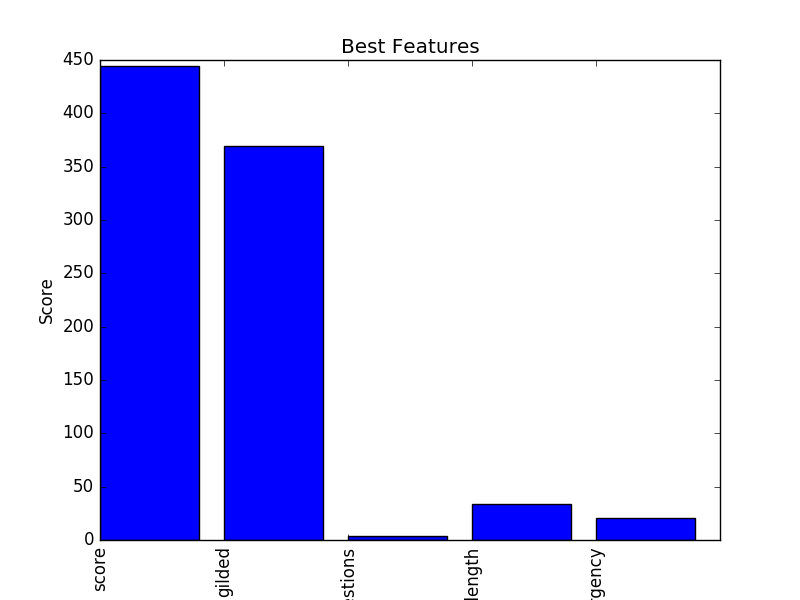

This figure's Python source:
import sqlite3
import pandas as pd
import numpy as np
import matplotlib.pyplot as plt
from sklearn.linear_model import LinearRegression
from sklearn.cross_validation import KFold
from sklearn.feature_selection import SelectKBest, f_classif

#####################################################################
# Author: Gus Chadney
# Date: 11/11/15
#
# Title: Predicting the number of sub-comments for a top-level
#        comment on Reddit
#
# Description: In this challenge a section of comment data from
#              Reddit was made available for analysis in an sqllite
# DB. I chose to construct my query in order to extract the number
# of sub-comments for each top-level comment in the set.  This was
# limited to a particular subreddit ("IAmA") in order to reduce the
# query time.
# Some features were engineered with the parent comment "body" field
# (text of comment) and combined with other features from the db:
#    'score' - reddit score ('up' clicks minus 'down' clicks)
#    'gilded' - reddit gilded indicator (gold)
#    'num_questions' - number of question marks in body (engineered)
#    'body_length' - body length (engineered)
#    'urgency' - number of capital letters (engineered)
# A standard linear regression algo was then applied to fit the data
# over 3 K-folds, and then the features were scored for their
# prediction accuracy
#
#####################################################################

# Initialise Variables
subreddit = "IAmA"

print 'Querying DB...\n'
con = sqlite3.connect('./input/database.sqlite')

sql = "select parent.score,\
           parent.gilded,\
           parent.body,\
           count(distinct child.name) as num_children\
       from May2015 parent, May2015 child\
       where parent.parent_id = parent.link_id\
       and parent.subreddit = \"" + subreddit + "\"\
       and parent.name = child.parent_id\
       group by parent.name"

df = pd.read_sql_query(sql, con)
con.close()

# Creating new features:
#  num_questions:  Number of question marks in comment body
#  body_length: Number of characters in body
#  urgency:  Number of CAPITAL letters in body
print 'Adding features...\n'
df['num_questions'] = df['body'].apply(lambda x: x.count('?'))
df['body_length'] = df['body'].apply(lambda x: len(x))
df['urgency'] = df['body'].apply(lambda x: sum(1 for c in x if c.isupper()))

print 'Running linear regression...'
predictors = ['score',
              'gilded',
              'num_questions',
              'body_length',
              'urgency']

# Initialising standard linear regression algo
alg = LinearRegression()
# Splitting the data into 3 K-folds
kf = KFold(df.shape[0], n_folds=3, random_state=1)
predictions = []

# Looping over the k-folds, fitting the data on the train fold
# then predicting on the test
for train, test in kf:
    train_predictors = df[predictors].iloc[train, :]
    train_target = df['num_children'].iloc[train]

    alg.fit(train_predictors, train_target)
    test_predictions = alg.predict(df[predictors].iloc[test, :])
    predictions.append(test_predictions)

# Concatenating the predictions so we can predict accuracy (by averaging)
predictions = np.concatenate(predictions, axis=0)
predictions = predictions.round()
accuracy = sum(predictions == df['num_children']) / float(len(predictions))

print 'Accuracy: %f\n' % accuracy

# Extracting the best features so we can plot them
print 'Plotting best features...\n'
selector = SelectKBest(f_classif, k='all')
selector.fit(df[predictors], df["num_children"])
scores = selector.scores_

plt.bar(range(len(predictors)), scores)
plt.xticks(range(len(predictors)), predictors, rotation='vertical')
plt.ylabel('Score')
plt.title('Best Features')
plt.savefig("reddit_comments.png")
